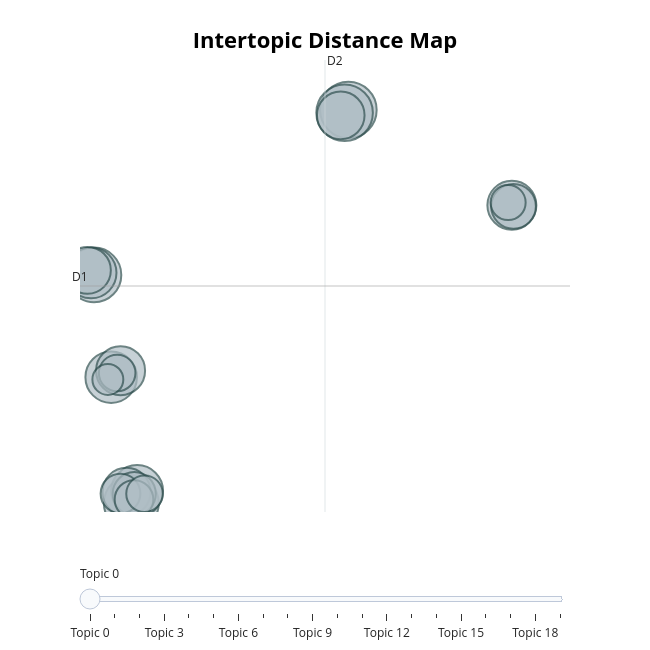

The cell this chart's notebook holds for it:
### Markdown cell above
Intertopic Distance Map

### Code cell
fig_intertopic = topic_model.visualize_topics()
fig_intertopic.show()

### Figure 1 — Plotly figure (JSON) as saved in the notebook; plotly's stock layout.template omitted (floating-point values rounded to 4 significant figures)
{"data": [{"customdata": [[0, "potongan | biaya | sms | potong | ribu", 1349], [1, "pinjaman | uang | atm | bri | bank", 1348], [2, "gagal saldo | qris | saldo | proses | berkurang", 1271], [3, "brimo buka | brimo brimo | aplikasi brimo | brimo dibuka | buka brimo", 1257], [4, "update update | update mulu | update | lemot | habis update", 1133], [5, "dibuka | aplikasinya | buka | update buka | update dibuka", 1117], [6, "aplikasi brimo | menanggapi | putih | layar | brimo nya", 1092], [7, "username | password | pasword | salah | sandi", 1013], [8, "daftar | nomor | otp | kode | sesuai", 1012], [9, "aksesibilitas | nonaktifkan | fitur aksesibilitas | hapus | ulang", 973], [10, "pakai brimo | panggilan | aplikasi brimo | keamanan | buka brimo", 955], [11, "akun brimo | nomor | akun | terdaftar | daftar brimo", 923], [12, "ktp | foto | wajah | foto ktp | kamera", 843], [13, "tutup | tutup aplikasi | keamanan | transaksi muncul | the", 783], [14, "jaringan | wifi | koneksi | internet | sinyal", 666], [15, "malam | top up | top | gopay | up", 629], [16, "login | login login | sampah | susah login | login aplikasi", 564], [17, "pelayanan | respon | chat | cs | pengaduan", 563], [18, "rekening | kantor | online | buka rekening | pin", 518], [19, "force | force close | close | android | close update", 403]], "hovertemplate": "<b>Topic %{customdata[0]}</b><br>%{customdata[1]}<br>Size: %{customdata[2]}", "legendgroup": "", "marker": {"color": "#B0BEC5", "line": {"color": "DarkSlateGrey", "width": 2}, "size": [1349, 1348, 1271, 1257, 1133, 1117, 1092, 1013, 1012, 973, 955, 923, 843, 783, 666, 629, 564, 563, 518, 403], "sizemode": "area", "sizeref": 0.8431, "symbol": "circle"}, "mode": "markers", "name": "", "orientation": "v", "showlegend": false, "type": "scatter", "x": [13.11, 12.88, -0.3527, -2.668, 0.006792, -1.604, -2.853, -1.02, 23.25, -0.6508, 12.64, -3.075, 23.35, -0.1727, -1.026, -0.1876, -1.232, 0.4653, 23.02, -1.809], "xaxis": "x", "y": [29.79, 29.56, -5.285, 15.08, -4.205, 5.953, 15.27, 6.536, 21.31, -4.282, 29.32, 15.49, 21.2, -4.441, -4.431, -4.956, 6.324, -4.452, 21.54, 5.749], "yaxis": "y"}], "layout": {"annotations": [{"showarrow": false, "text": "D1", "x": -3.537, "y": 14.09, "yshift": 10}, {"showarrow": false, "text": "D2", "x": 11.66, "xshift": 10, "y": 34.26}], "height": 650, "hoverlabel": {"bgcolor": "white", "font": {"family": "Rockwell", "size": 16}}, "legend": {"itemsizing": "constant", "tracegroupgap": 0}, "margin": {"t": 60}, "shapes": [{"line": {"color": "#CFD8DC", "width": 2}, "type": "line", "x0": 11.66, "x1": 11.66, "y0": -6.077, "y1": 34.26}, {"line": {"color": "#9E9E9E", "width": 2}, "type": "line", "x0": -3.537, "x1": 26.86, "y0": 14.09, "y1": 14.09}], "sliders": [{"active": 0, "pad": {"t": 50}, "steps": [{"args": [{"marker.color": [["red", "#B0BEC5", "#B0BEC5", "#B0BEC5", "#B0BEC5", "#B0BEC5", "#B0BEC5", "#B0BEC5", "#B0BEC5", "#B0BEC5", "#B0BEC5", "#B0BEC5", "#B0BEC5", "#B0BEC5", "#B0BEC5", "#B0BEC5", "#B0BEC5", "#B0BEC5", "#B0BEC5", "#B0BEC5"]]}], "label": "Topic 0", "method": "update"}, {"args": [{"marker.color": [["#B0BEC5", "red", "#B0BEC5", "#B0BEC5", "#B0BEC5", "#B0BEC5", "#B0BEC5", "#B0BEC5", "#B0BEC5", "#B0BEC5", "#B0BEC5", "#B0BEC5", "#B0BEC5", "#B0BEC5", "#B0BEC5", "#B0BEC5", "#B0BEC5", "#B0BEC5", "#B0BEC5", "#B0BEC5"]]}], "label": "Topic 1", "method": "update"}, {"args": [{"marker.color": [["#B0BEC5", "#B0BEC5", "red", "#B0BEC5", "#B0BEC5", "#B0BEC5", "#B0BEC5", "#B0BEC5", "#B0BEC5", "#B0BEC5", "#B0BEC5", "#B0BEC5", "#B0BEC5", "#B0BEC5", "#B0BEC5", "#B0BEC5", "#B0BEC5", "#B0BEC5", "#B0BEC5", "#B0BEC5"]]}], "label": "Topic 2", "method": "update"}, {"args": [{"marker.color": [["#B0BEC5", "#B0BEC5", "#B0BEC5", "red", "#B0BEC5", "#B0BEC5", "#B0BEC5", "#B0BEC5", "#B0BEC5", "#B0BEC5", "#B0BEC5", "#B0BEC5", "#B0BEC5", "#B0BEC5", "#B0BEC5", "#B0BEC5", "#B0BEC5", "#B0BEC5", "#B0BEC5", "#B0BEC5"]]}], "label": "Topic 3", "method": "update"}, {"args": [{"marker.color": [["#B0BEC5", "#B0BEC5", "#B0BEC5", "#B0BEC5", "red", "#B0BEC5", "#B0BEC5", "#B0BEC5", "#B0BEC5", "#B0BEC5", "#B0BEC5", "#B0BEC5", "#B0BEC5", "#B0BEC5", "#B0BEC5", "#B0BEC5", "#B0BEC5", "#B0BEC5", "#B0BEC5", "#B0BEC5"]]}], "label": "Topic 4", "method": "update"}, {"args": [{"marker.color": [["#B0BEC5", "#B0BEC5", "#B0BEC5", "#B0BEC5", "#B0BEC5", "red", "#B0BEC5", "#B0BEC5", "#B0BEC5", "#B0BEC5", "#B0BEC5", "#B0BEC5", "#B0BEC5", "#B0BEC5", "#B0BEC5", "#B0BEC5", "#B0BEC5", "#B0BEC5", "#B0BEC5", "#B0BEC5"]]}], "label": "Topic 5", "method": "update"}, {"args": [{"marker.color": [["#B0BEC5", "#B0BEC5", "#B0BEC5", "#B0BEC5", "#B0BEC5", "#B0BEC5", "red", "#B0BEC5", "#B0BEC5", "#B0BEC5", "#B0BEC5", "#B0BEC5", "#B0BEC5", "#B0BEC5", "#B0BEC5", "#B0BEC5", "#B0BEC5", "#B0BEC5", "#B0BEC5", "#B0BEC5"]]}], "label": "Topic 6", "method": "update"}, {"args": [{"marker.color": [["#B0BEC5", "#B0BEC5", "#B0BEC5", "#B0BEC5", "#B0BEC5", "#B0BEC5", "#B0BEC5", "red", "#B0BEC5", "#B0BEC5", "#B0BEC5", "#B0BEC5", "#B0BEC5", "#B0BEC5", "#B0BEC5", "#B0BEC5", "#B0BEC5", "#B0BEC5", "#B0BEC5", "#B0BEC5"]]}], "label": "Topic 7", "method": "update"}, {"args": [{"marker.color": [["#B0BEC5", "#B0BEC5", "#B0BEC5", "#B0BEC5", "#B0BEC5", "#B0BEC5", "#B0BEC5", "#B0BEC5", "red", "#B0BEC5", "#B0BEC5", "#B0BEC5", "#B0BEC5", "#B0BEC5", "#B0BEC5", "#B0BEC5", "#B0BEC5", "#B0BEC5", "#B0BEC5", "#B0BEC5"]]}], "label": "Topic 8", "method": "update"}, {"args": [{"marker.color": [["#B0BEC5", "#B0BEC5", "#B0BEC5", "#B0BEC5", "#B0BEC5", "#B0BEC5", "#B0BEC5", "#B0BEC5", "#B0BEC5", "red", "#B0BEC5", "#B0BEC5", "#B0BEC5", "#B0BEC5", "#B0BEC5", "#B0BEC5", "#B0BEC5", "#B0BEC5", "#B0BEC5", "#B0BEC5"]]}], "label": "Topic 9", "method": "update"}, {"args": [{"marker.color": [["#B0BEC5", "#B0BEC5", "#B0BEC5", "#B0BEC5", "#B0BEC5", "#B0BEC5", "#B0BEC5", "#B0BEC5", "#B0BEC5", "#B0BEC5", "red", "#B0BEC5", "#B0BEC5", "#B0BEC5", "#B0BEC5", "#B0BEC5", "#B0BEC5", "#B0BEC5", "#B0BEC5", "#B0BEC5"]]}], "label": "Topic 10", "method": "update"}, {"args": [{"marker.color": [["#B0BEC5", "#B0BEC5", "#B0BEC5", "#B0BEC5", "#B0BEC5", "#B0BEC5", "#B0BEC5", "#B0BEC5", "#B0BEC5", "#B0BEC5", "#B0BEC5", "red", "#B0BEC5", "#B0BEC5", "#B0BEC5", "#B0BEC5", "#B0BEC5", "#B0BEC5", "#B0BEC5", "#B0BEC5"]]}], "label": "Topic 11", "method": "update"}, {"args": [{"marker.color": [["#B0BEC5", "#B0BEC5", "#B0BEC5", "#B0BEC5", "#B0BEC5", "#B0BEC5", "#B0BEC5", "#B0BEC5", "#B0BEC5", "#B0BEC5", "#B0BEC5", "#B0BEC5", "red", "#B0BEC5", "#B0BEC5", "#B0BEC5", "#B0BEC5", "#B0BEC5", "#B0BEC5", "#B0BEC5"]]}], "label": "Topic 12", "method": "update"}, {"args": [{"marker.color": [["#B0BEC5", "#B0BEC5", "#B0BEC5", "#B0BEC5", "#B0BEC5", "#B0BEC5", "#B0BEC5", "#B0BEC5", "#B0BEC5", "#B0BEC5", "#B0BEC5", "#B0BEC5", "#B0BEC5", "red", "#B0BEC5", "#B0BEC5", "#B0BEC5", "#B0BEC5", "#B0BEC5", "#B0BEC5"]]}], "label": "Topic 13", "method": "update"}, {"args": [{"marker.color": [["#B0BEC5", "#B0BEC5", "#B0BEC5", "#B0BEC5", "#B0BEC5", "#B0BEC5", "#B0BEC5", "#B0BEC5", "#B0BEC5", "#B0BEC5", "#B0BEC5", "#B0BEC5", "#B0BEC5", "#B0BEC5", "red", "#B0BEC5", "#B0BEC5", "#B0BEC5", "#B0BEC5", "#B0BEC5"]]}], "label": "Topic 14", "method": "update"}, {"args": [{"marker.color": [["#B0BEC5", "#B0BEC5", "#B0BEC5", "#B0BEC5", "#B0BEC5", "#B0BEC5", "#B0BEC5", "#B0BEC5", "#B0BEC5", "#B0BEC5", "#B0BEC5", "#B0BEC5", "#B0BEC5", "#B0BEC5", "#B0BEC5", "red", "#B0BEC5", "#B0BEC5", "#B0BEC5", "#B0BEC5"]]}], "label": "Topic 15", "method": "update"}, {"args": [{"marker.color": [["#B0BEC5", "#B0BEC5", "#B0BEC5", "#B0BEC5", "#B0BEC5", "#B0BEC5", "#B0BEC5", "#B0BEC5", "#B0BEC5", "#B0BEC5", "#B0BEC5", "#B0BEC5", "#B0BEC5", "#B0BEC5", "#B0BEC5", "#B0BEC5", "red", "#B0BEC5", "#B0BEC5", "#B0BEC5"]]}], "label": "Topic 16", "method": "update"}, {"args": [{"marker.color": [["#B0BEC5", "#B0BEC5", "#B0BEC5", "#B0BEC5", "#B0BEC5", "#B0BEC5", "#B0BEC5", "#B0BEC5", "#B0BEC5", "#B0BEC5", "#B0BEC5", "#B0BEC5", "#B0BEC5", "#B0BEC5", "#B0BEC5", "#B0BEC5", "#B0BEC5", "red", "#B0BEC5", "#B0BEC5"]]}], "label": "Topic 17", "method": "update"}, {"args": [{"marker.color": [["#B0BEC5", "#B0BEC5", "#B0BEC5", "#B0BEC5", "#B0BEC5", "#B0BEC5", "#B0BEC5", "#B0BEC5", "#B0BEC5", "#B0BEC5", "#B0BEC5", "#B0BEC5", "#B0BEC5", "#B0BEC5", "#B0BEC5", "#B0BEC5", "#B0BEC5", "#B0BEC5", "red", "#B0BEC5"]]}], "label": "Topic 18", "method": "update"}, {"args": [{"marker.color": [["#B0BEC5", "#B0BEC5", "#B0BEC5", "#B0BEC5", "#B0BEC5", "#B0BEC5", "#B0BEC5", "#B0BEC5", "#B0BEC5", "#B0BEC5", "#B0BEC5", "#B0BEC5", "#B0BEC5", "#B0BEC5", "#B0BEC5", "#B0BEC5", "#B0BEC5", "#B0BEC5", "#B0BEC5", "red"]]}], "label": "Topic 19", "method": "update"}]}], "title": {"font": {"color": "Black", "size": 22}, "text": "<b>Intertopic Distance Map</b>", "x": 0.5, "xanchor": "center", "y": 0.95, "yanchor": "top"}, "width": 650, "xaxis": {"anchor": "y", "domain": [0, 1], "range": [-3.537, 26.86], "title": {"text": ""}, "visible": false}, "yaxis": {"anchor": "x", "domain": [0, 1], "range": [-6.077, 34.26], "title": {"text": ""}, "visible": false}}}
